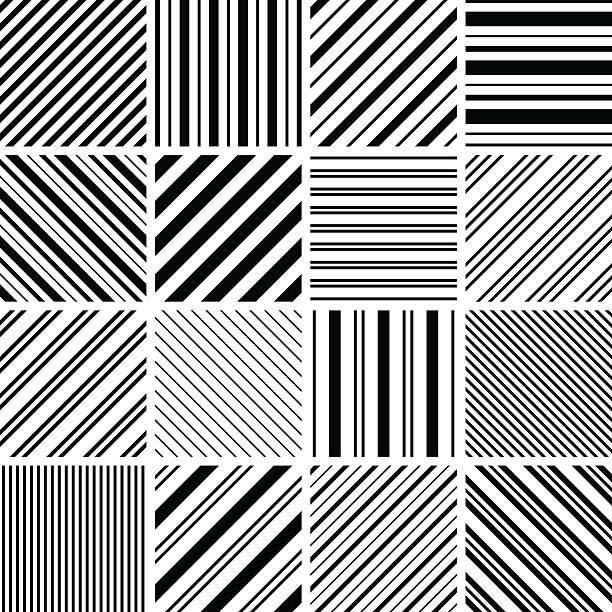
#> input picture filter.jpg, 612 x 612 px
$ jupyter execute image_filter.ipynb
#> lines starting #> are read from the running program, lines starting #| are printed output that depends on the picture
[cell 1]
import numpy as np
import matplotlib.pyplot as plt
import cv2

[cell 2]
image = cv2.imread('../filter.jpg', cv2.IMREAD_GRAYSCALE)
#> image: shape (612, 612); min 0, max 255, mean 168.3

plt.imshow(image, cmap="gray")
plt.axis("off")

[cell 3]
x = 10
# create kernel
horizontal_kernel = np.array([
    [-1, -1, -1],
    [x, x, x],
    [1, 1, 1]
])

vertical_kernel = np.array([
    [-1, x, 1],
    [-1, x, 1],
    [-1, x, 1]
])

diagonal_kernel = np.array([
    [x, -1,  -1],
    [1,  x,  -1],
    [1,  1,   x]
])

[cell 4]
horizontal_filtered_image = cv2.filter2D(image, -1, horizontal_kernel)
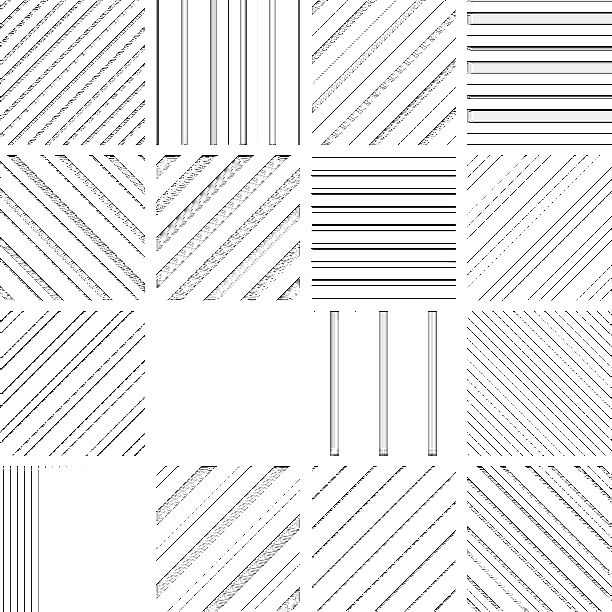
#> horizontal_filtered_image: shape (612, 612); min 0, max 255, mean 238.6
vertical_filtered_image = cv2.filter2D(image, -1, vertical_kernel)
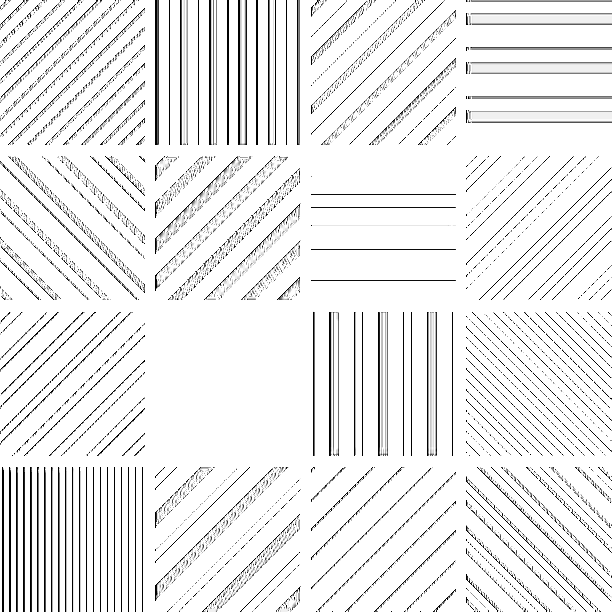
#> vertical_filtered_image: shape (612, 612); min 0, max 255, mean 236.3
diagonal_filtered_image = cv2.filter2D(image, -1, diagonal_kernel)
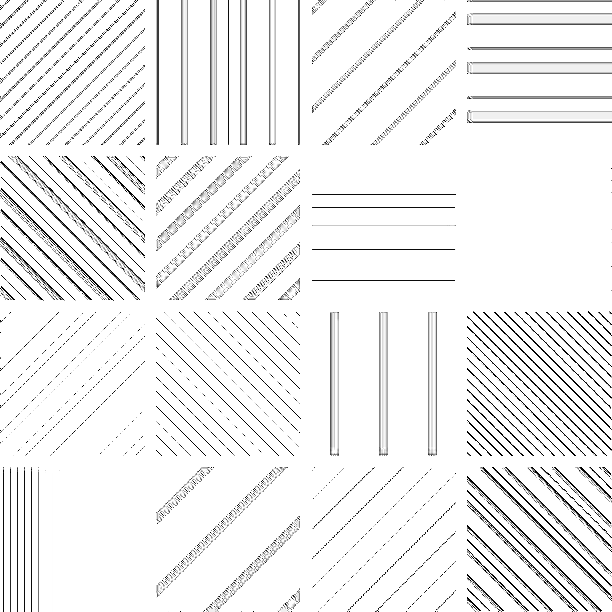
#> diagonal_filtered_image: shape (612, 612); min 0, max 255, mean 240.2


plt.figure(figsize=(14, 10))

plt.subplot(1, 4, 1)
plt.imshow(image, cmap="gray")
plt.title("Original Image")
plt.axis("off")

plt.subplot(1, 4, 2)
plt.imshow(horizontal_filtered_image, cmap="gray")
plt.title("Horizontal Filter Image")
plt.axis("off")

plt.subplot(1, 4, 3)
plt.imshow(vertical_filtered_image, cmap="gray")
plt.title("Vertical Filter Image")
plt.axis("off")

plt.subplot(1, 4, 4)
plt.imshow(diagonal_filtered_image, cmap="gray")
plt.title("Diagonal Filter Image")
plt.axis("off")

# plt.imshow(horizontal_filtered_image, cmap="gray")
# plt.imshow(horizontal_filtered_image, cmap="gray")
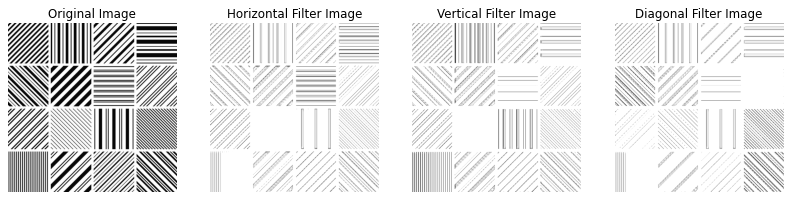
#> figure drawn by matplotlib, 4 panels

$ run again, with image.png saved as filter.jpg
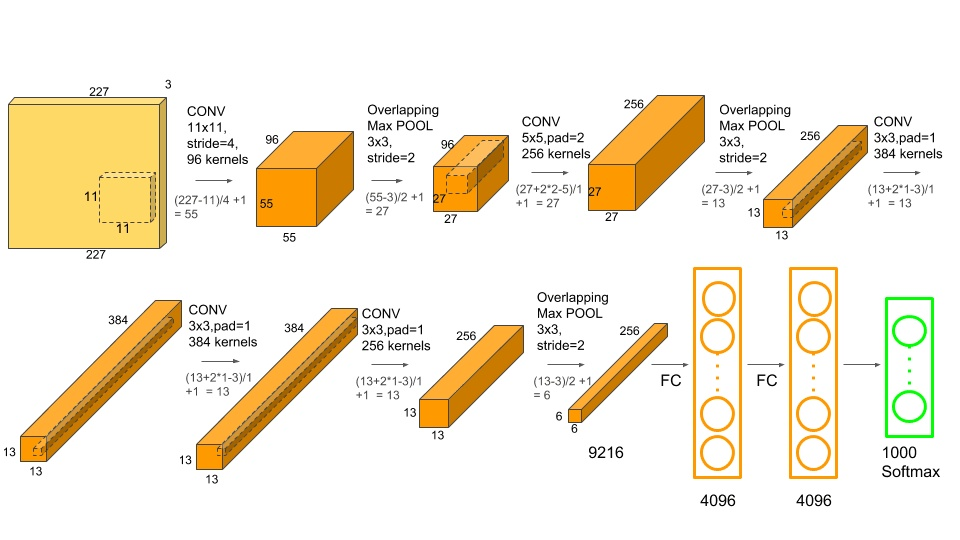
#> input picture image.png, 960 x 540 px
#> `vertical_filtered_image = cv2.filter2D(image, -1, vertical_kernel)`:
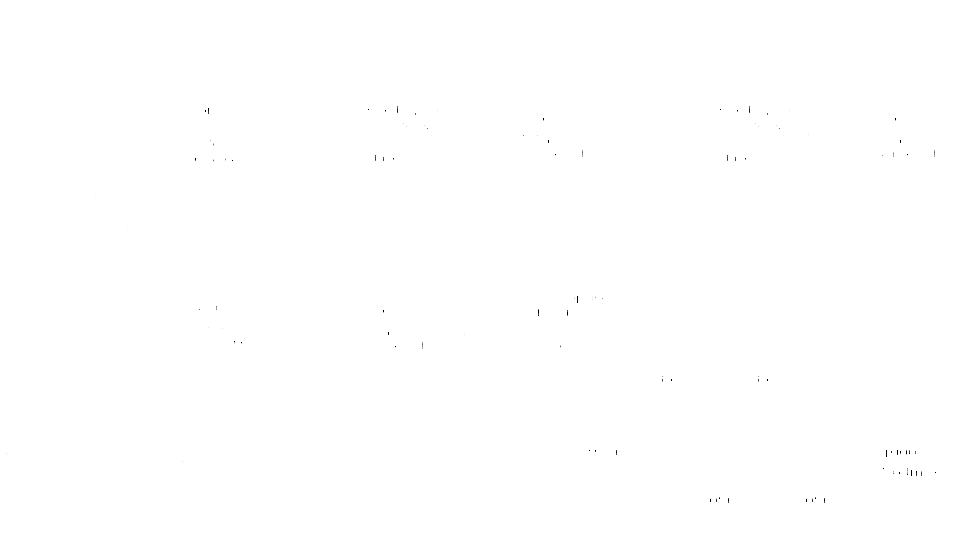
#> vertical_filtered_image: shape (540, 960); min 0, max 255, mean 254.9
#> `[cell 4] horizontal_filtered_image = cv2.filter2D(image, -1, horizonta..`:
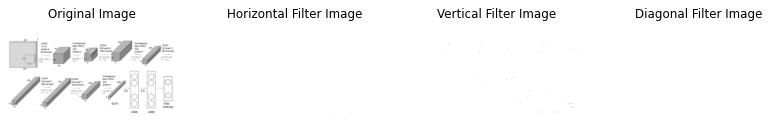
#> figure drawn by matplotlib, 4 panels
